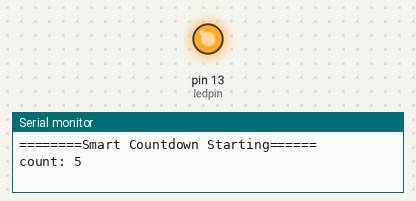
A sketch run on a simulated Arduino Uno, built with avr-gcc and run on an emulated ATmega328P. Parts: output pins drawn as LEDs (lit = HIGH), the last lines printed to the serial monitor.

Above: at 0.1 s.
At 29.1 s:
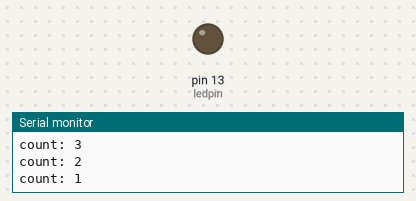
Timing chart, 0 to 30.6 s (numbered marks = the images above):
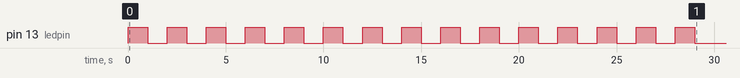

The sketch:

Assignment5.ino
```cpp
int startValue = 5;
int ledpin = 13;


void flashLED(int times){

  while(times>0){
    digitalWrite(ledpin,HIGH);
    delay(1000);
    digitalWrite(ledpin,LOW);
    delay(1000);
    times -- ;
  }
}
  void setup(){
    pinMode(ledpin, OUTPUT);
    Serial.begin(9600);

    Serial.println("========Smart Countdown Starting======");


    while(startValue > 0){
      Serial.print("count: ");
      Serial.println(startValue);
      flashLED(startValue);

      startValue --;
    }
    Serial.println("========Countdown complete========");
      }


void loop() {
  // put your main code here, to run repeatedly:

}
```
